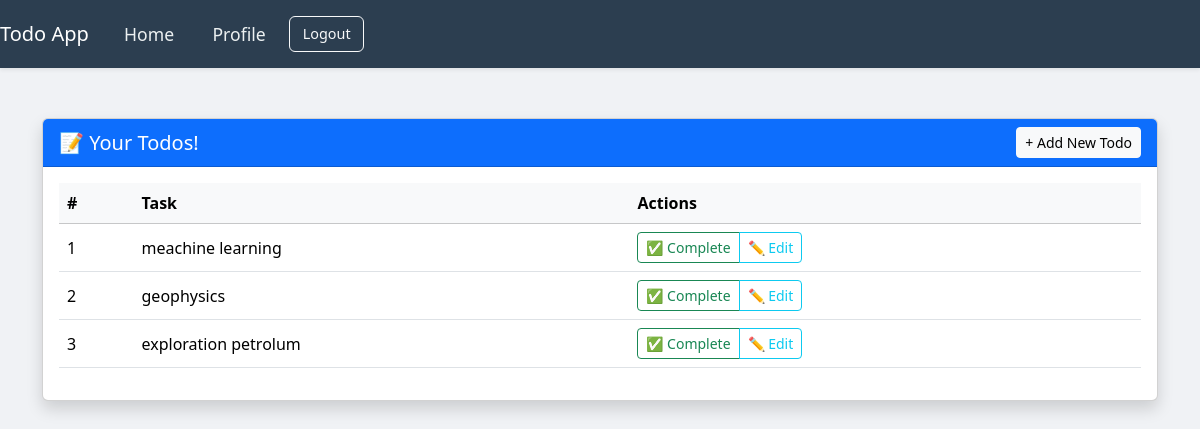
Page /todos/ (signed in) on the committed database.
### models.py (models this page shows)
class Todos(Base):
    __tablename__ = 'todos'
    id = Column(Integer, primary_key=True, index=True)
    title = Column(String)
    description = Column(String)
    priority = Column(Integer)
    complete = Column(Boolean, default=False)
    owner_id = Column(Integer, ForeignKey("users.id"))

### routers/todos.py (the view)
@router.get("/", response_class=HTMLResponse)
async def read_all_by_user(request: Request, db: Session = Depends(get_db)):
    user = await get_current_user(request)
    if user is None:
        return RedirectResponse(url="/auth", status_code=status.HTTP_302_FOUND)
    todos = db.query(models.Todos).filter(models.Todos.owner_id == user.get("id")).all()
    return templates.TemplateResponse("home.html", {"request": request, "todos": todos, "user": user})

### templates/home.html (shortened to what this page needs)
<!DOCTYPE html>
<html lang="en">
<head>
    <link href="https://cdnjs.cloudflare.com/ajax/libs/bootstrap/5.3.2/css/bootstrap.min.css" rel="stylesheet">
</head>
<body style="background-color: #f0f2f5;">
   {% include 'navbar.html' %}
    <div class="container mt-5">
        <div class="card shadow">
            <div class="card-header bg-primary text-white d-flex justify-content-between align-items-center">
                <h5 class="mb-0">📝 Your Todos!</h5>
                <a href="add-todo" class="btn btn-light btn-sm">+ Add New Todo</a>
            </div>
            <div class="card-body">
                {% if todos %}
                <div class="table-responsive">
                    <table class="table table-hover align-middle">
                        <thead class="table-light">
                            <tr>
                                <th scope="col">#</th>
                                <th scope="col">Task</th>
                                <th scope="col">Actions</th>
                            </tr>
                        </thead>
                        <tbody>
                            {% for todo in todos %}
                            <tr class="{% if todo.complete %}table-success{% endif %}">
                                <td>{{ loop.index }}</td>
                                <td class="{% if todo.complete %}text-decoration-line-through text-muted{% endif %}">
                                    {{ todo.title }}
                                </td>
                                <td>
                                    <div class="btn-group btn-group-sm" role="group">
                                        {% if todo.complete %}
                                        <button onclick="window.location.href='complete/{{todo.id}}'" class="btn btn-outline-warning">↩️ Undo</button>
                                        {% else %}
                                        <button onclick="window.location.href='complete/{{todo.id}}'" class="btn btn-outline-success">✅ Complete</button>
                                        {% endif %}
                                        <button onclick="window.location.href='edit-todo/{{todo.id}}'" class="btn btn-outline-info">✏️ Edit</button>
                                    </div>
                                </td>
                            </tr>
                            {% endfor %}
                        </tbody>
                    </table>
                </div>
                {% else %}
                <p class="text-muted text-center">You don't have any todos yet. Click "Add New Todo" to get started.</p>
                {% endif %}
            </div>
        </div>
    </div>
</body>
</html>

### templates/navbar.html (style rules this page uses)
body { padding-top: 70px; }

### rows in the picture
Todos: title "meachine learning"
Todos: title "geophysics"
Todos: title "exploration petrolum"
